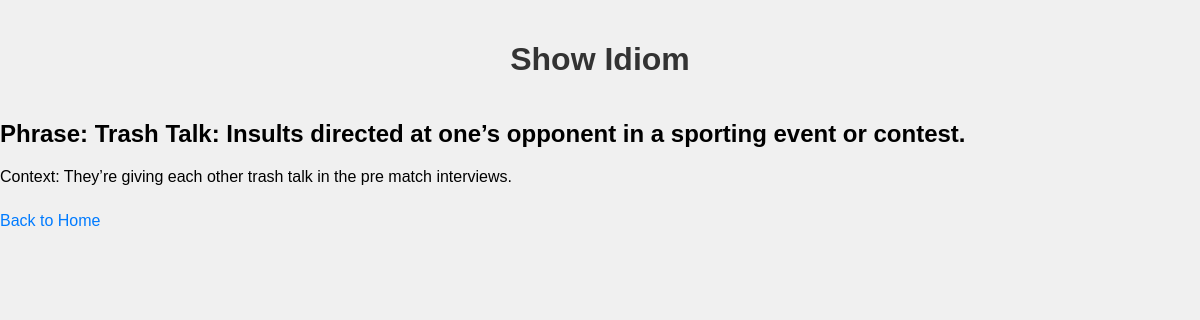
The app's page /show/18 with its own data.
### main.py (models this page shows)
class Idiom(db.Model):
    id = db.Column(db.Integer, primary_key=True)
    phrase = db.Column(db.String(80), unique=True, nullable=False)
    context = db.Column(db.String(120), nullable=False)

### main.py (the view)
@app.route('/show/<int:id>')
def show_idiom(id):
    idiom = Idiom.query.get_or_404(id)
    return render_template('show_idiom.html', idiom=idiom)

### templates/show_idiom.html (shortened to what this page needs)
<!DOCTYPE html>
<html>
    <head>
        <link rel="stylesheet" href="{{ url_for('static', filename='styles.css') }}">
    </head>
<body>
    <h1>Show Idiom</h1>
    <h2>Phrase: {{ idiom.phrase }}</h2>
    <p>Context: {{ idiom.context }}</p>
    <a href="{{ url_for('home') }}">Back to Home</a>
</body>
</html>

### static/styles.css (style rules this page uses)
body { font-family: Arial, sans-serif; margin: 0; padding: 0; background-color: #f0f0f0; }
h1 { color: #333; text-align: center; padding: 20px 0; }
a { display: inline-block; margin: 10px 0; color: #007BFF; text-decoration: none; }

### records on screen
Idiom: phrase "Trash Talk: Insults directed at one’s opponent in a sporting event or contest.", context "They’re giving each other trash talk in the pre match interviews."
